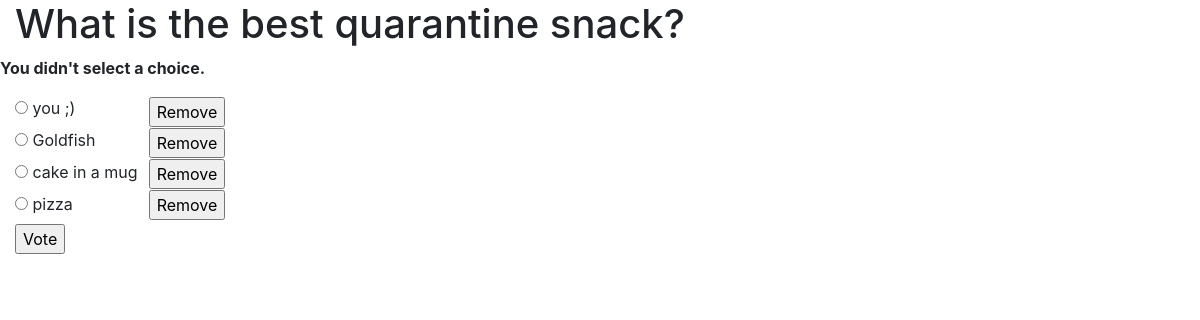
Screenshot of /polls/7/vote/ with the database file from the repository.
### polls/models.py (models this page shows, shortened)
class Question(models.Model):
    question_text = models.CharField(max_length=200)
    pub_date = models.DateTimeField('date published')

class Choice(models.Model):
    question = models.ForeignKey(Question, on_delete=models.CASCADE)
    choice_text = models.CharField(max_length=200)
    votes = models.IntegerField(default=0)

### polls/views.py (the view)
# urls.py: path('<int:question_id>/vote/', views.vote, name='vote'),
def vote(request, question_id):
    question = get_object_or_404(Question, pk=question_id)
    try:
        selected_choice = question.choice_set.get(pk=request.POST['choice'])
    except (KeyError, Choice.DoesNotExist):
        return render(request, 'polls/detail.html', {
            'question': question,
            'error_message': "You didn't select a choice.",
        })
    else:
        selected_choice.votes += 1
        selected_choice.save()
        return HttpResponseRedirect(reverse('polls:results', args=(question.id,)))

### polls/templates/polls/detail.html (shortened to what this page needs)
{% load static %}
<link rel="stylesheet" href="https://maxcdn.bootstrapcdn.com/bootstrap/4.0.0/css/bootstrap.min.css"
>
 <link rel="stylesheet" type="text/css" href="{% static 'polls/style.css' %}">
<div class="container-fluid">
<h1>{{ question.question_text }}</h1>
</div>
{% if error_message %}<p><strong>{{ error_message }}</strong></p>{% endif %}
 <div class="container-fluid">
     <div style="float: left">
<form action="{% url 'polls:vote' question.id %}" method="post">
{% for choice in question.choice_set.all %}
    <input type="radio" name="choice" id="choice{{ forloop.counter }}" value="{{ choice.id }}">
    <label for="choice{{ forloop.counter }}">{{ choice.choice_text }}</label><br>
{% endfor %}
<input type="submit" value="Vote">
</form>
</div>
 <div style="float: left; margin-left: 10px;">
 {% for choice in question.choice_set.all %}
     <form action="{% url 'polls:remove_choice' choice.id %}" style="margin: 1px;" method="post">
                <input type="submit" name="remove" value="Remove"/>
     </form>
 {% endfor %}
 </div>
 </div>

### rows the page displays
Question: question_text "What is the best quarantine snack?"
Choice: choice_text "you ;)"
Choice: choice_text "Goldfish"
Choice: choice_text "cake in a mug"
Choice: choice_text "pizza"

### other values shown
{{ error_message }} "You didn't select a choice."
